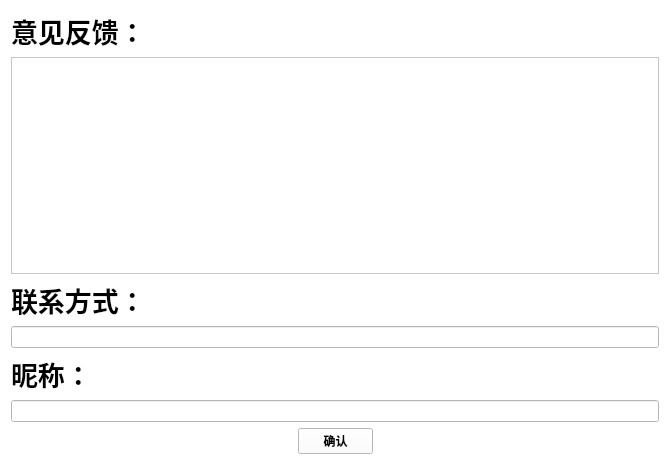
<?xml version="1.0" encoding="UTF-8"?>
<ui version="4.0">
 <class>feedback_down</class>
 <widget class="QFrame" name="feedback_down">
  <property name="geometry">
   <rect>
    <x>0</x>
    <y>0</y>
    <width>670</width>
    <height>465</height>
   </rect>
  </property>
  <property name="windowTitle">
   <string>Frame</string>
  </property>
  <property name="styleSheet">
   <string notr="true">background-color: rgb(255, 255, 255);</string>
  </property>
  <layout class="QVBoxLayout" name="verticalLayout_3">
   <item>
    <layout class="QVBoxLayout" name="verticalLayout_2">
     <item>
      <layout class="QVBoxLayout" name="verticalLayout">
       <item>
        <layout class="QHBoxLayout" name="horizontalLayout">
         <item>
          <widget class="QLabel" name="feedback_word">
           <property name="minimumSize">
            <size>
             <width>0</width>
             <height>30</height>
            </size>
           </property>
           <property name="font">
            <font>
             <family>宋体</family>
             <pointsize>20</pointsize>
             <italic>false</italic>
             <bold>true</bold>
            </font>
           </property>
           <property name="styleSheet">
            <string notr="true">color: rgb(0, 0, 0);
font: 20pt &quot;宋体&quot;;
font-weight: bold;</string>
           </property>
           <property name="text">
            <string>意见反馈：</string>
           </property>
          </widget>
         </item>
         <item>
          <spacer name="horizontalSpacer">
           <property name="orientation">
            <enum>Qt::Orientation::Horizontal</enum>
           </property>
           <property name="sizeHint" stdset="0">
            <size>
             <width>40</width>
             <height>20</height>
            </size>
           </property>
          </spacer>
         </item>
        </layout>
       </item>
       <item>
        <widget class="QTextEdit" name="feedback_input">
         <property name="styleSheet">
          <string notr="true">color: rgb(0, 0, 0);
font: 15pt &quot;宋体&quot;;</string>
         </property>
        </widget>
       </item>
       <item>
        <layout class="QHBoxLayout" name="horizontalLayout_2">
         <item>
          <widget class="QLabel" name="contact_word">
           <property name="minimumSize">
            <size>
             <width>0</width>
             <height>30</height>
            </size>
           </property>
           <property name="font">
            <font>
             <family>宋体</family>
             <pointsize>20</pointsize>
             <italic>false</italic>
             <bold>true</bold>
            </font>
           </property>
           <property name="styleSheet">
            <string notr="true">color: rgb(0, 0, 0);
font: 20pt &quot;宋体&quot;;
font-weight: bold;</string>
           </property>
           <property name="text">
            <string>联系方式：</string>
           </property>
          </widget>
         </item>
         <item>
          <spacer name="horizontalSpacer_2">
           <property name="orientation">
            <enum>Qt::Orientation::Horizontal</enum>
           </property>
           <property name="sizeHint" stdset="0">
            <size>
             <width>40</width>
             <height>20</height>
            </size>
           </property>
          </spacer>
         </item>
        </layout>
       </item>
       <item>
        <widget class="QLineEdit" name="contact_input">
         <property name="styleSheet">
          <string notr="true">color: rgb(0, 0, 0);
font: 15pt &quot;宋体&quot;;</string>
         </property>
         <property name="text">
          <string/>
         </property>
         <property name="alignment">
          <set>Qt::AlignmentFlag::AlignLeading|Qt::AlignmentFlag::AlignLeft|Qt::AlignmentFlag::AlignTop</set>
         </property>
        </widget>
       </item>
       <item>
        <layout class="QHBoxLayout" name="horizontalLayout_3">
         <item>
          <widget class="QLabel" name="name_word">
           <property name="minimumSize">
            <size>
             <width>0</width>
             <height>30</height>
            </size>
           </property>
           <property name="font">
            <font>
             <family>宋体</family>
             <pointsize>20</pointsize>
             <italic>false</italic>
             <bold>true</bold>
            </font>
           </property>
           <property name="styleSheet">
            <string notr="true">color: rgb(0, 0, 0);
font: 20pt &quot;宋体&quot;;
font-weight: bold;</string>
           </property>
           <property name="text">
            <string>昵称：</string>
           </property>
          </widget>
         </item>
         <item>
          <spacer name="horizontalSpacer_3">
           <property name="orientation">
            <enum>Qt::Orientation::Horizontal</enum>
           </property>
           <property name="sizeHint" stdset="0">
            <size>
             <width>40</width>
             <height>20</height>
            </size>
           </property>
          </spacer>
         </item>
        </layout>
       </item>
       <item>
        <widget class="QLineEdit" name="name_input">
         <property name="styleSheet">
          <string notr="true">color: rgb(0, 0, 0);
font: 15pt &quot;宋体&quot;;</string>
         </property>
         <property name="alignment">
          <set>Qt::AlignmentFlag::AlignLeading|Qt::AlignmentFlag::AlignLeft|Qt::AlignmentFlag::AlignTop</set>
         </property>
        </widget>
       </item>
      </layout>
     </item>
     <item>
      <layout class="QHBoxLayout" name="horizontalLayout_4">
       <item>
        <spacer name="horizontalSpacer_5">
         <property name="orientation">
          <enum>Qt::Orientation::Horizontal</enum>
         </property>
         <property name="sizeHint" stdset="0">
          <size>
           <width>40</width>
           <height>20</height>
          </size>
         </property>
        </spacer>
       </item>
       <item>
        <widget class="QPushButton" name="verify_btn">
         <property name="maximumSize">
          <size>
           <width>75</width>
           <height>35</height>
          </size>
         </property>
         <property name="styleSheet">
          <string notr="true">color: rgb(0, 0, 0);
font-weight: bold;
font: 20pt &quot;宋体&quot;;</string>
         </property>
         <property name="text">
          <string>确认</string>
         </property>
        </widget>
       </item>
       <item>
        <spacer name="horizontalSpacer_4">
         <property name="orientation">
          <enum>Qt::Orientation::Horizontal</enum>
         </property>
         <property name="sizeHint" stdset="0">
          <size>
           <width>40</width>
           <height>20</height>
          </size>
         </property>
        </spacer>
       </item>
      </layout>
     </item>
    </layout>
   </item>
  </layout>
 </widget>
 <resources/>
 <connections/>
</ui>
